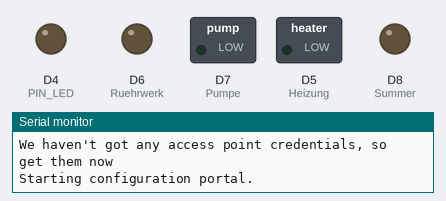
Bench run of a sketch on a simulated ESP8266 (NodeMCU). Shown: switched loads named in the sketch (green lamp = pin HIGH), output pins drawn as LEDs (lit = HIGH), the last lines printed to the serial monitor. WiFi joins after 1.5 s; servers stay silent unless stated; EEPROM starts erased.

Above: at 0.1 s.
At 1.6 s:
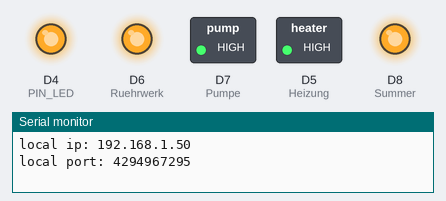
Timing chart, 0 to 3.1 s (numbered marks = the images above):
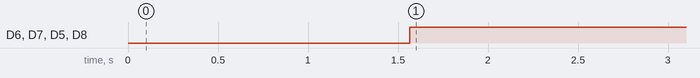

The sketch:

ISSR.ino
```cpp
// iSSR by emilio
// D5 : Heizung
// D6 : Rührwerk
// D7 : Pumpe/Kühlung
// D8 : Alarm

#include <ESP8266WiFi.h>                             //https://github.com/esp8266/Arduino
#include <EEPROM.h>
#include <WiFiManager.h>                             //https://github.com/kentaylor/WiFiManager
#include <DoubleResetDetector.h>                     //https://github.com/datacute/DoubleResetDetector

#define Version "1.0.0"

#define DRD_TIMEOUT 10                               // Number of seconds after reset during which a subseqent reset will be considered a double reset.
#define DRD_ADDRESS 0                                // RTC Memory Address for the DoubleResetDetector to use

DoubleResetDetector drd(DRD_TIMEOUT, DRD_ADDRESS);

unsigned int localPort = 5010;                        // Port auf dem gelesen wird
WiFiUDP Udp;

const int PIN_LED = 2;                                // Controls the onboard LED.

const int Heizung = D5;                               // Im folgenden sind die Pins der Sensoren und Aktoren festgelegt
const int Ruehrwerk = D6;
const int Pumpe = D7;
const int Summer = D8;

char charVal[5];
char packetBuffer[24];                                 // buffer to hold incoming packet,
char temprec[24] = "";
char relais[5] = "";
char state[3] = "";

bool HLowActive, RLowActive, PLowActive, ALowActive = true;

bool initialConfig = false;                             // Indicates whether ESP has WiFi credentials saved from previous session, or double reset detected
unsigned long jetztMillis = 0, letzteUDPMillis = 0, letzteOfflineMillis = 0;

void UDPRead()
{
  int packetSize = Udp.parsePacket();
  if (packetSize)
  {
    for (int schleife = 0; schleife < 23; schleife++) { temprec[schleife] = ' '; }
    // read the packet into packetBufffer
    Udp.read(packetBuffer, packetSize);
    for (int schleife = 0; schleife < 23; schleife++) { temprec[schleife] = packetBuffer[schleife]; }
    letzteUDPMillis = millis();
    Serial.print("Udp Packet received");
    packetAuswertung();
  }
}

void OfflineCheck()
{
  if (jetztMillis > letzteUDPMillis+10000)
  {
    if (jetztMillis > letzteOfflineMillis+1000) {Serial.print("offline"); SerialOut(); letzteOfflineMillis=jetztMillis; }
    relais[1]='h';
    relais[2]='r';
    relais[3]='p';
    relais[4]='a';
    state[1]='o';
  }
}

void RelaisOut()
{
  if (relais[1] == 'H') { digitalWrite(Heizung,!HLowActive); } else { digitalWrite(Heizung,HLowActive); }
  if (relais[2] == 'R') { digitalWrite(Ruehrwerk,!RLowActive); } else { digitalWrite(Ruehrwerk,RLowActive); }
  if (relais[3] == 'P') { digitalWrite(Pumpe,!PLowActive); } else { digitalWrite(Pumpe,PLowActive); }
  if (relais[4] == 'A') { digitalWrite(Summer,!ALowActive); } else { digitalWrite(Summer,ALowActive); }
}

void SerialOut()
{
  Serial.print(" Reilaistatus: ");
  Serial.print(digitalRead(Heizung));
  Serial.print(digitalRead(Ruehrwerk));
  Serial.print(digitalRead(Pumpe));
  Serial.println(digitalRead(Summer));
}

void packetAuswertung()
{
  int temp = 0;
  int temp2 = 0;
  if ((temprec[0]=='C') && (temprec[18]=='c'))             // Begin der Decodierung des seriellen Strings
  {
    temp=(int)temprec[1];
    if ( temp < 0 ) { temp = 256 + temp; }
    if ( temp > 7) {relais[4]='A';temp=temp-8;} else {relais[4]='a';}
    if ( temp > 3) {relais[3]='P';temp=temp-4;} else {relais[3]='p';}
    if ( temp > 1) {relais[2]='R';temp=temp-2;} else {relais[2]='r';}
    if ( temp > 0) {relais[1]='H';temp=temp-1;} else {relais[1]='h';}

    temp=(int)temprec[2];
    if ( temp < 0 ) { temp = 256 + temp; }
    if ( temp > 127) {temp=temp-128;}
    if ( temp > 63) {temp=temp-64;}
    if ( temp > 31) {temp=temp-32;}
    if ( temp > 15) {temp=temp-16;}
    if ( temp > 7) {temp=temp-8;}
    if ( temp > 3) {state[1]='x';temp=temp-4;}
    else if ( temp > 1) {state[1]='z';temp=temp-2;}
    else if ( temp > 0) {state[1]='y';temp=temp-1;}
  }
  SerialOut();
}

void ReadSettings() {
  EEPROM.begin(512);
  EEPROM.get(0, localPort);
  EEPROM.get(20, HLowActive);
  EEPROM.get(30, RLowActive);
  EEPROM.get(40, PLowActive);
  EEPROM.get(50, ALowActive);
  EEPROM.commit();
  EEPROM.end();
}

void WriteSettings() {
  EEPROM.begin(512);
  EEPROM.put(0, localPort);
  EEPROM.put(20, HLowActive);
  EEPROM.put(30, RLowActive);
  EEPROM.put(40, PLowActive);
  EEPROM.put(50, ALowActive);
  EEPROM.end();
}

void setup() {
  pinMode(PIN_LED, OUTPUT);       // Im folgenden werden die Pins als I/O definiert
  pinMode(Heizung, OUTPUT);
  pinMode(Summer, OUTPUT);
  pinMode(Ruehrwerk, OUTPUT);
  pinMode(Pumpe, OUTPUT);

  Serial.begin(19200);
  Serial.println("\n");
  Serial.println("Starting");
  Serial.print("iSSR V");
  Serial.println(Version);

  WiFi.mode(WIFI_STA); // Force to station mode because if device was switched off while in access point mode it will start up next time in access point mode.
  WiFi.setOutputPower(20.5);
  WiFi.setAutoConnect(true);
  WiFi.setAutoReconnect(true);

  ReadSettings();

  WiFi.printDiag(Serial);            //Remove this line if you do not want to see WiFi password printed

  if (WiFi.SSID()==""){
    Serial.println("We haven't got any access point credentials, so get them now");
    initialConfig = true;
  }

  if (drd.detectDoubleReset()) {
    Serial.println("Double Reset Detected");
    initialConfig = true;
  }

  if (initialConfig) {
    Serial.println("Starting configuration portal.");
    digitalWrite(PIN_LED, LOW); // turn the LED on by making the voltage LOW to tell us we are in configuration mode.
    char convertedValue[5];

    sprintf(convertedValue, "%d", localPort);
    WiFiManagerParameter p_localPort("localPort", "receive relais state on UDP Port", convertedValue, 5);

    char hlowactive[24] = "type=\"checkbox\"";
    if (HLowActive) {
      strcat(hlowactive, " checked");
    }
    WiFiManagerParameter p_hlowactive("HLowActive", "Heizung (D5) Low Active", "T", 2, hlowactive, WFM_LABEL_AFTER);

    char rlowactive[24] = "type=\"checkbox\"";
    if (RLowActive) {
      strcat(rlowactive, " checked");
    }
    WiFiManagerParameter p_rlowactive("RLowAactive", "Ruehrwerk (D6) Low Active", "T", 2, rlowactive, WFM_LABEL_AFTER);

    char plowactive[24] = "type=\"checkbox\"";
    if (PLowActive) {
      strcat(plowactive, " checked");
    }
    WiFiManagerParameter p_plowactive("PLowActive", "Pumpe/Kuehlung (D7) Low Active", "T", 2, plowactive, WFM_LABEL_AFTER);

    char alowactive[24] = "type=\"checkbox\"";
    if (ALowActive) {
      strcat(alowactive, " checked");
    }
    WiFiManagerParameter p_alowactive("ALowActive", "Alarm (D8) Low Active", "T", 2, alowactive, WFM_LABEL_AFTER);

    WiFiManager wifiManager;
    wifiManager.setBreakAfterConfig(true);
    wifiManager.addParameter(&p_localPort);
    wifiManager.addParameter(&p_hlowactive);
    wifiManager.addParameter(&p_rlowactive);
    wifiManager.addParameter(&p_plowactive);
    wifiManager.addParameter(&p_alowactive);
    wifiManager.setConfigPortalTimeout(300);

    if (!wifiManager.startConfigPortal()) {
      Serial.println("Not connected to WiFi but continuing anyway.");
    } else {
      //if you get here you have connected to the WiFi
      Serial.println("connected...yeey :)");
    }

    localPort = atoi(p_localPort.getValue());
    HLowActive = (strncmp(p_hlowactive.getValue(), "T", 1) == 0);
    RLowActive = (strncmp(p_rlowactive.getValue(), "T", 1) == 0);
    PLowActive = (strncmp(p_plowactive.getValue(), "T", 1) == 0);
    ALowActive = (strncmp(p_alowactive.getValue(), "T", 1) == 0);

    WriteSettings();

    WiFi.setAutoConnect(true);
    WiFi.setAutoReconnect(true);

  }

  digitalWrite(PIN_LED, HIGH); // Turn led off as we are not in configuration mode.

  unsigned long startedAt = millis();
  Serial.print("After waiting ");
  int connRes = WiFi.waitForConnectResult();
  float waited = (millis()- startedAt);
  Serial.print(waited/1000);
  Serial.print(" secs in setup() connection result is ");
  Serial.println(connRes);
  if (WiFi.status()!=WL_CONNECTED){
    Serial.println("failed to connect, finishing setup anyway");
  } else{
    Serial.print("local ip: ");
    Serial.println(WiFi.localIP());
    Udp.begin(localPort);
    Serial.print("local port: ");
    Serial.println(localPort);
  }
}

void loop() {

  drd.loop();

  jetztMillis = millis();

  if (WiFi.status()!=WL_CONNECTED){
    WiFi.reconnect();
    Serial.println("lost connection");
    delay(5000);
    Udp.begin(localPort);
  } else{
    UDPRead();
    OfflineCheck();
    RelaisOut();
    if (jetztMillis < 100000000) {wdt_reset();}             // WatchDog Reset
  }
}
```

Measured:
- by itself, D6 (Ruehrwerk), D7 (Pumpe), D5 (Heizung), D8 (Summer): LOW → HIGH at 1.6 s
